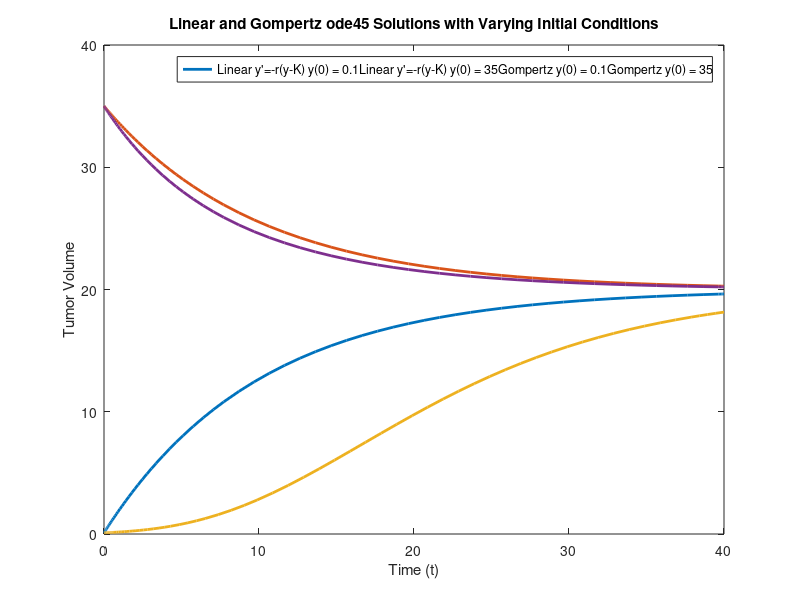

The MATLAB source for this figure:
r = 0.1;
k = 20;
i1 = 0.1;
i2 = 35;

figure(7);
f1 = @(t,y) -1*r*(y-k);
f2 = @(t,y) r*y*log(k/y);

[tsol1,ysol1] = ode45(f1, [0,40], i1);
plot(tsol1, ysol1, "Linewidth", 2);
hold on;
[tsol2,ysol2] = ode45(f1, [0,40], i2);
plot(tsol2, ysol2, "Linewidth", 2);
[tsol3,ysol3] = ode45(f2, [0,40], i1);
plot(tsol3, ysol3, "Linewidth", 2);
[tsol4,ysol4] = ode45(f2, [0,40], i2);
plot(tsol4, ysol4, "Linewidth", 2);

legend(["Linear y'=-r(y-K) y(0) = 0.1" "Linear y'=-r(y-K) y(0) = 35" "Gompertz y(0) = 0.1" "Gompertz y(0) = 35"]);
axis([0 40 0 40]);
xlabel("Time (t)"); ylabel("Tumor Volume"); title("Linear and Gompertz ode45 Solutions with Varying Initial Conditions");